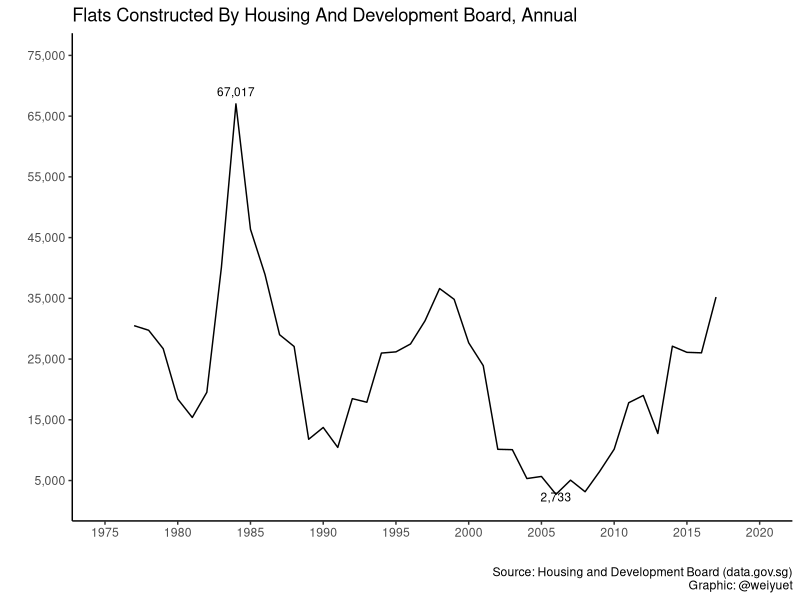
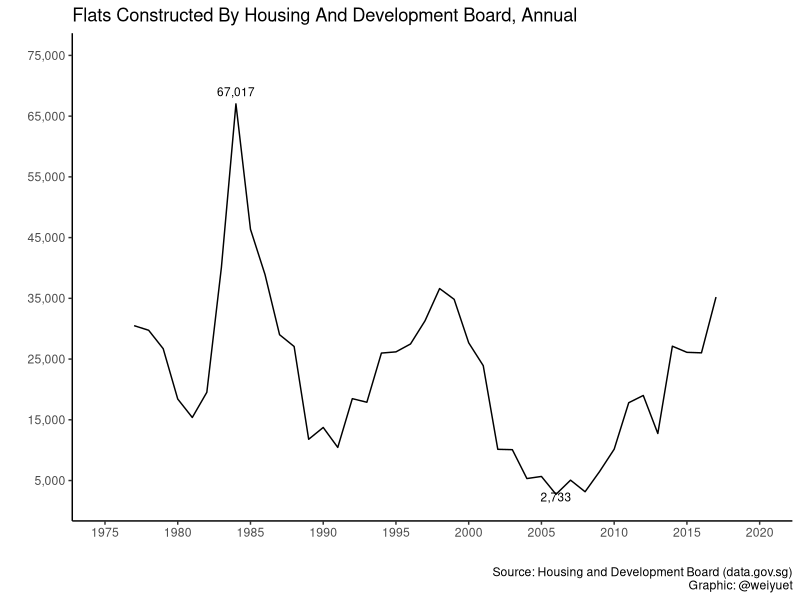

Generate these figures, in order, with R:
#Load libraries
library(tidyverse)
library(scales)

#Load data
flats_constructed <- read_csv("data/flats-constructed/flats-constructed-by-housing-and-development-board-annual.csv")

#Plot number of flats constructed
flats_constructed %>% 
  ggplot(aes(x = year, y = flats_constructed)) +
  geom_line() +
  scale_x_continuous(limits = c(1975, 2020),
                     breaks = seq(1975, 2020, 5)) +
  scale_y_continuous(limits = c(2000, 75000),
                     breaks = seq(5000, 75000, 10000),
                     labels = label_number(big.mark = ",")) +
  annotate("text", x = 1984, y = 69000, label = "67,017", size = 3) + #peak
  annotate("text", x = 2006, y = 2300, label = "2,733", size = 3) + #trough
  theme_classic() +
  labs(x = "", y = "",
       title = "Flats Constructed By Housing And Development Board, Annual",
       caption = "Source: Housing and Development Board (data.gov.sg)\nGraphic: @weiyuet")

#Save png
ggsave("figures/flats-constructed.png", width = 6, height = 4.5)